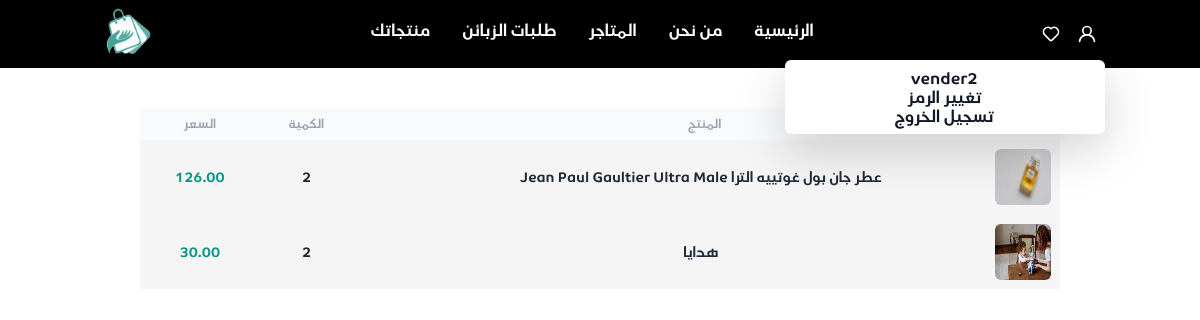
/vendor/view_bill_products/44/ (signed in), run on the app's committed database.
### jumla/models.py (models this page shows, shortened)
class User(AbstractUser):
    username = None
    phone_number = models.CharField(max_length=11, unique=True)
    address = models.CharField(max_length=255, null=True)
    USERNAME_FIELD = 'phone_number'
    REQUIRED_FIELDS = []
    objects = CustomUserManager()
    class Meta:
        verbose_name = "user"
        verbose_name_plural = "users"

class Bill_Items(models.Model):
    item = models.ForeignKey(Product, on_delete=models.CASCADE, null=True, related_name="product_item")
    qty = models.IntegerField(default=1)

class Product(models.Model):
    ProductName = models.CharField(max_length=255)
    Size = models.CharField(max_length=255)
    price = models.DecimalField(max_digits=12, decimal_places=2)
    description = models.CharField(max_length=255)
    shopOwner = models.ForeignKey(Shop, on_delete=models.CASCADE, related_name="shop_products")
    Date = models.DateTimeField(default=timezone.now)
    is_active = models.BooleanField(default=True)
    Category = models.ForeignKey(Category, on_delete=models.CASCADE, related_name="product_Category")

class product_Images(models.Model):
    image = models.ImageField(upload_to="images/", null=True)
    product = models.ForeignKey(Product, on_delete=models.CASCADE, related_name="Image_Product")
    class Meta:
        verbose_name = "product_Image"
        verbose_name_plural = "product_Images"

### jumla/decorators.py (the view)
        def wrapper_func(request, *args, **kwargs):
            group = None
            if request.user.groups.exists():
                group = request.user.groups.all()[0].name
            if group in allowed_roles:
                return view_func(request, *args, **kwargs)
            else:
                return HttpResponse('not in group')

### jumla/views/vender.py (called while the page is built)
@login_required(login_url='login')
@allowed_users(allowed_roles=['vendor'])
def view_bill_products(request, bill_id):
    bill = Bill.objects.filter(id=bill_id).first()
    context = {'bill_products': bill.products.all()}
    return render(request, 'jumla/vender/view_bill_products.html', context)

### jumla/templates/jumla/vender/view_bill_products.html (shortened to what this page needs)
{% extends 'jumla/base/base.html' %}
{% load static %}
{% block content %}
<div class="min-h-screen m-10 ">
    <table class="w-full  bg-neutral-100">
        <thead class="text-xs font-semibold uppercase text-gray-400 bg-gray-50">
            <tr>
                <th class=" whitespace-nowrap">
                </th>
                <th class="p-2 whitespace-nowrap">
                    <div class="font-semibold text-center">المنتج</div>
                </th>
                <th class="p-2 whitespace-nowrap">
                    <div class="font-semibold text-center">الكمية  </div>
                </th>
                <th class="p-2 whitespace-nowrap">
                    <div class="font-semibold text-center"> السعر </div>
                </th>
            </tr>
        </thead>
        <tbody class="text-sm divide-y divide-gray-100  " >
            {% for product in bill_products %}
            <tr>
                <td class="whitespace-nowrap ">
                    <div class="flex shrink-0   -ml-20 p-2 ">
                        <img src="{{ product.item.Image_Product.first.image.url}}" class="w-14 h-14  rounded" alt="">
                    </div>
                </td>
                <td class="p-2 whitespace-nowrap">
                    <div class="font-medium text-center mr-2  text-gray-800">{{ product.item.ProductName }}</div>
                </td>
                <td class="p-2 whitespace-nowrap">
                    <div class="text-center"> {{ product.qty }} </div>
                </td>
                <td class="p-2 whitespace-nowrap">
                    <div class="text-center font-medium text-teal-600">  {{ product.item.price }}  </div>
                </td>
            </tr>
{% endfor %}
        </tbody>
    </table>
</div>
{% endblock %}

### jumla/templates/jumla/base/navbar.html (shortened to what this page needs)
{% load static %}
<nav class="bg-black">
        <div class="flex justify-around p-2 ">
            <div class="flex py-2 -mr-2">
                <div x-data="{ dropdownOpen: false }" class="relative ">
                    <button @click="dropdownOpen = !dropdownOpen" class="relative z-10 block rounded-md  p-2 focus:outline-none hover:bg-slate-500/75  drop-shadow-md rounded hover:ring-white">
                        <svg class="w-5 h-5     text-white   " xmlns="http://www.w3.org/2000/svg" viewBox="0 0 24 24"><path fill="#FFFFFF" d="M15.71,12.71a6,6,0,1,0-7.42,0,10,10,0,0,0-6.22,8.18,1,1,0,0,0,2,.22,8,8,0,0,1,15.9,0,1,1,0,0,0,1,.89h.11a1,1,0,0,0,.88-1.1A10,10,0,0,0,15.71,12.71ZM12,12a4,4,0,1,1,4-4A4,4,0,0,1,12,12Z"/></svg>
                    </button>
                    <div x-show="dropdownOpen" @click="dropdownOpen = false" class="fixed inset-0 h-full w-full z-10"></div>
                    <div x-show="dropdownOpen" class="absolute right-0 mt-2 bg-white rounded-md shadow-lg overflow-hidden z-20" style="width:20rem;">
                        <div class="py-2">
                            {% if user.is_authenticated %}
                                          <a href="#" class="transition-colors duration-200  w-full py-3 text-normal text-gray-900  border-b   hover:bg-teal-500 hover:text-white">
                                        <h1 class="text-center  text-medium  font-semibold ">
                                            <span >{{ user.first_name }}</span> </h1>
                                    </a>
                                          <a href="{% url 'change_password' %}" class="transition-colors duration-200  w-full w-full py-3 text-normal text-gray-900   hover:bg-teal-500 hover:text-white">
                                        <h1 class="text-center text-medium  font-semibold"> تغيير الرمز </h1>
                                    </a>
                                    <a href="{% url 'logout' %}" class="transition-colors duration-200  w-full py-3 text-normal text-gray-900 border-t hover:bg-teal-500 hover:text-white">
                                        <h1 class="text-center text-medium  font-semibold"> تسجيل الخروج   </h1>
                                    </a>
                                    {% endif %}
                        </div>
                    </div>
                </div>
                {% if user.is_authenticated %}
                <div class=" inline-block   ">
                  <button  class=" z-10 block rounded-md  p-2 focus:outline-none hover:bg-slate-500/75  drop-shadow-md rounded hover:ring-white ">
                  </button>
                </div>
          {% endif %}
            </div>
            <div class="m-1">
                <div class=" flex  p-2">
                    <a href="{% url 'home' %}" class = "text-white px-3 hover:text-slate-100 inline-block pl-10 ">
                   <h1 class="hover:text-gray-300">
                    الرئيسية
                    </h1>
                </a>
                <a href="{% url 'who_are_we' %}" class = "text-white px-3 inline-block pl-10">
                   <h1  class="hover:text-gray-300"> من نحن</h1></a>
                     <a href="{% url 'show_markets' %}" class = "text-white px-3 inline-block pl-10">
                    <h1  class="hover:text-gray-300" >
                        المتاجر
                    </h1></a>
               {% if request.user.groups.all.first.name == "vendor" %}
                   <a href="{% url 'view_customer_bills' %}" class = "text-white px-3 inline-block pl-10">
                        <h1  class="hover:text-gray-300" >
                            طلبات الزبائن
                        </h1></a>
                   <a href="{% url 'vendor_home' %}" class = "text-white px-3 inline-block pl-10">
                        <h1  class="hover:text-gray-300" >
                            منتجاتك
                        </h1></a>
               {% endif %}
                </div>
            </div>
                   <div class="brand-image">
                  <img src="{% static 'jumla/images/shorja.jpg' %}" class="h-12 w-12" alt="">
                   </div>
        </div>
</nav>

### jumla/static/jumla/style.css (style rules this page uses)
body { font-family: air-arabia, sans-serif; }

### data on the page
User: first_name "vender2"
Bill_Items: item.Image_Product.first.image (picture), item.ProductName "عطر جان بول غوتييه الترا Jean Paul Gaultier Ultra Male", qty "2", item.price "126.00"
Bill_Items: item.Image_Product.first.image (picture), item.ProductName "هدايا", qty "2", item.price "30.00"
